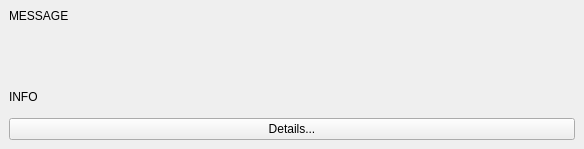
<?xml version="1.0" encoding="UTF-8"?>
<ui version="4.0">
 <class>PostWidget</class>
 <widget class="QWidget" name="PostWidget">
  <property name="geometry">
   <rect>
    <x>0</x>
    <y>0</y>
    <width>584</width>
    <height>149</height>
   </rect>
  </property>
  <property name="windowTitle">
   <string>Form</string>
  </property>
  <layout class="QVBoxLayout" name="verticalLayout">
   <property name="leftMargin">
    <number>0</number>
   </property>
   <property name="topMargin">
    <number>0</number>
   </property>
   <property name="rightMargin">
    <number>0</number>
   </property>
   <property name="bottomMargin">
    <number>0</number>
   </property>
   <item>
    <widget class="QWidget" name="widget" native="true">
     <property name="sizePolicy">
      <sizepolicy hsizetype="Preferred" vsizetype="Minimum">
       <horstretch>0</horstretch>
       <verstretch>0</verstretch>
      </sizepolicy>
     </property>
     <property name="minimumSize">
      <size>
       <width>0</width>
       <height>50</height>
      </size>
     </property>
     <layout class="QVBoxLayout" name="verticalLayout_2">
      <property name="topMargin">
       <number>9</number>
      </property>
      <property name="rightMargin">
       <number>9</number>
      </property>
      <item>
       <widget class="QLabel" name="messageLabel">
        <property name="text">
         <string>MESSAGE</string>
        </property>
        <property name="alignment">
         <set>Qt::AlignLeading|Qt::AlignLeft|Qt::AlignTop</set>
        </property>
        <property name="wordWrap">
         <bool>true</bool>
        </property>
        <property name="textInteractionFlags">
         <set>Qt::LinksAccessibleByMouse|Qt::TextSelectableByKeyboard|Qt::TextSelectableByMouse</set>
        </property>
       </widget>
      </item>
      <item>
       <widget class="ImageWidget" name="imageWidget" native="true">
        <property name="sizePolicy">
         <sizepolicy hsizetype="Minimum" vsizetype="Preferred">
          <horstretch>0</horstretch>
          <verstretch>0</verstretch>
         </sizepolicy>
        </property>
       </widget>
      </item>
      <item>
       <layout class="QHBoxLayout" name="horizontalLayout">
        <item>
         <widget class="QLabel" name="infoLabel">
          <property name="text">
           <string>INFO</string>
          </property>
          <property name="textInteractionFlags">
           <set>Qt::LinksAccessibleByMouse|Qt::TextSelectableByKeyboard|Qt::TextSelectableByMouse</set>
          </property>
         </widget>
        </item>
        <item>
         <spacer name="horizontalSpacer">
          <property name="orientation">
           <enum>Qt::Horizontal</enum>
          </property>
          <property name="sizeHint" stdset="0">
           <size>
            <width>40</width>
            <height>20</height>
           </size>
          </property>
         </spacer>
        </item>
        <item>
         <widget class="VoteWidget" name="votes" native="true">
          <property name="minimumSize">
           <size>
            <width>96</width>
            <height>0</height>
           </size>
          </property>
         </widget>
        </item>
       </layout>
      </item>
      <item>
       <widget class="QPushButton" name="detailsButton">
        <property name="text">
         <string>Details...</string>
        </property>
       </widget>
      </item>
     </layout>
    </widget>
   </item>
  </layout>
 </widget>
 <customwidgets>
  <customwidget>
   <class>VoteWidget</class>
   <extends>QWidget</extends>
   <header>voteWidget.h</header>
   <container>1</container>
  </customwidget>
  <customwidget>
   <class>ImageWidget</class>
   <extends>QWidget</extends>
   <header>imageWidget.h</header>
   <container>1</container>
  </customwidget>
 </customwidgets>
 <resources/>
 <connections/>
</ui>
